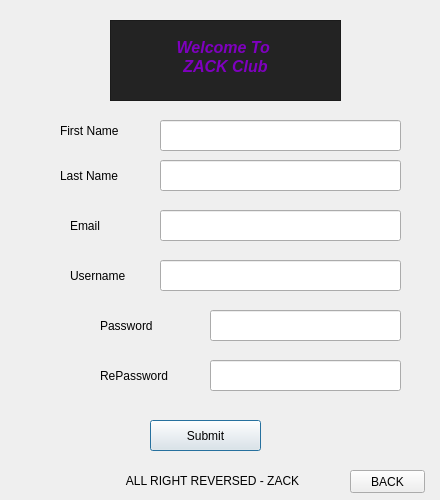
 <widget class="QDialog" name="Dialog">
  <property name="geometry">
   <rect>
    <x>0</x>
    <y>0</y>
    <width>440</width>
    <height>500</height>
   </rect>
  </property>
  <property name="windowTitle">
   <string>Dialog</string>
  </property>
  <property name="styleSheet">
   <string notr="true">/*
 * The MIT License (MIT)
 *
 * Copyright (c) &lt;2013-2014&gt; &lt;Colin Duquesnoy&gt;
 * Copyright (c) &lt;2017&gt; &lt;Michell Stuttgart&gt;
 *
 * Permission is hereby granted, free of charge, to any person obtaining a copy
 * of this software and associated documentation files (the &quot;Software&quot;), to deal
 * in the Software without restriction, including without limitation the rights
 * to use, copy, modify, merge, publish, distribute, sublicense, and/or sell
 * copies of the Software, and to permit persons to whom the Software is
 * furnished to do so, subject to the following conditions:

 * The above copyright notice and this permission notice shall be included in
 * all copies or substantial portions of the Software.

 * THE SOFTWARE IS PROVIDED &quot;AS IS&quot;, WITHOUT WARRANTY OF ANY KIND, EXPRESS OR
 * IMPLIED, INCLUDING BUT NOT LIMITED TO THE WARRANTIES OF MERCHANTABILITY,
 * FITNESS FOR A PARTICULAR PURPOSE AND NONINFRINGEMENT. IN NO EVENT SHALL THE
 * AUTHORS OR COPYRIGHT HOLDERS BE LIABLE FOR ANY CLAIM, DAMAGES OR OTHER
 * LIABILITY, WHETHER IN AN ACTION OF CONTRACT, TORT OR OTHERWISE, ARISING FROM,
 * OUT OF OR IN CONNECTION WITH THE SOFTWARE OR THE USE OR OTHER DEALINGS IN
 * THE SOFTWARE.
 */
QToolTip
{
     border: 1px solid black;
     background-color: #D1DBCB;
     padding: 1px;
     border-radius: 3px;
     opacity: 100;
}

QWidget
{
    color: #b1b1b1;
    background-color: #323232;
    selection-background-color:#323232;
    selection-color: black;
    background-clip: border;
    border-image: none;
    border: 0px transparent black;
    outline: 0;
}

QWidget:item:hover
{
    background-color: #D1DBCB;
    color: black;
}

QWidget:item:selected
{
    background-color: #D1DBCB;
    border: 0px
}

QCheckBox
{
    spacing: 5px;
    outline: none;
    color: #eff0f1;
    margin-bottom: 2px;
}

QCheckBox:disabled
{
    color: #76797C;
}

QCheckBox::indicator,QGroupBox::indicator
{
    width: 18px;
    height: 18px;
}

QGroupBox::indicator
{
    margin-left: 2px;
}

QCheckBox::indicator:unchecked
{
    image: url(:/qss_icons/rc/checkbox_unchecked.png);
}

QCheckBox::indicator:unchecked:hover,
QCheckBox::indicator:unchecked:focus,
QCheckBox::indicator:unchecked:pressed,
QGroupBox::indicator:unchecked:hover,
QGroupBox::indicator:unchecked:focus,
QGroupBox::indicator:unchecked:pressed
{
  border: none;
    image: url(:/qss_icons/rc/checkbox_unchecked_focus.png);
}

QCheckBox::indicator:checked
{
    image: url(:/qss_icons/rc/checkbox_checked.png);
}

QCheckBox::indicator:checked:hover,
QCheckBox::indicator:checked:focus,
QCheckBox::indicator:checked:pressed,
QGroupBox::indicator:checked:hover,
QGroupBox::indicator:checked:focus,
QGroupBox::indicator:checked:pressed
{
    border: none;
    image: url(:/qss_icons/rc/checkbox_checked_focus.png);
}


QCheckBox::indicator:indeterminate
{
    image: url(:/qss_icons/rc/checkbox_indeterminate.png);
}

QCheckBox::indicator:indeterminate:focus,
QCheckBox::indicator:indeterminate:hover,
QCheckBox::indicator:indeterminate:pressed
{
    image: url(:/qss_icons/rc/checkbox_indeterminate_focus.png);
}

QCheckBox::indicator:checked:disabled,
QGroupBox::indicator:checked:disabled
{
    image: url(:/qss_icons/rc/checkbox_checked_disabled.png);
}

QCheckBox::indicator:unchecked:disabled,
QGroupBox::indicator:unchecked:disabled
{
    image: url(:/qss_icons/rc/checkbox_unchecked_disabled.png);
}

QRadioButton
{
    spacing: 5px;
    outline: none;
    color: #eff0f1;
    margin-bottom: 2px;
}

QRadioButton:disabled
{
    color: #76797C;
}
QRadioButton::indicator
{
    width: 21px;
    height: 21px;
}

QRadioButton::indicator:unchecked
{
    image: url(:/qss_icons/rc/radio_unchecked.png);
}


QRadioButton::indicator:unchecked:hover,
QRadioButton::indicator:unchecked:focus,
QRadioButton::indicator:unchecked:pressed
{
    border: none;
    outline: none;
    image: url(:/qss_icons/rc/radio_unchecked_focus.png);
}

QRadioButton::indicator:checked
{
    border: none;
    outline: none;
    image: url(:/qss_icons/rc/radio_checked.png);
}

QRadioButton::indicator:checked:hover,
QRadioButton::indicator:checked:focus,
QRadioButton::indicator:checked:pressed
{
    border: none;
    outline: none;
    image: url(:/qss_icons/rc/radio_checked_focus.png);
}

QRadioButton::indicator:checked:disabled
{
    outline: none;
    image: url(:/qss_icons/rc/radio_checked_disabled.png);
}

QRadioButton::indicator:unchecked:disabled
{
    image: url(:/qss_icons/rc/radio_unchecked_disabled.png);
}


QMenuBar
{
    background-color: #323232;
    color: #D1DBCB;
}

QMenuBar::item
{
    background-color: #323232;
    background: transparent;
    /* padding: 2px 20px 2px 20px; */
}

QMenuBar::item:selected
{
    background: transparent;
    /* border: 1px solid #76797C; */
}

QMenuBar::item:pressed
{
    border: 0px solid #76797C;
    background-color: #D1DBCB;
    color: #000;
    margin-bottom:-1px;
    padding-bottom:1px;
}

QMenu
{
    background-color: #323232;
    /* border: 1px solid #76797C; */
    color: #eff0f1;
    /*margin: 2px; */
}

QMenu::icon
{
    /*margin: 5px;*/
}

QMenu::item
{
    padding: 2px 30px 2px 30px;
    /*margin-left: 5px;*/
    border: 1px solid transparent; /* reserve space for selection border */
}

QMenu::item:selected
{
    color: #000000;
}

QMenu::separator {
    height: 2px;
    background: #D1DBCB;
    margin-left: 10px;
    margin-right: 5px;
}

QMenu::indicator {
    width: 18px;
    height: 18px;
}

/* non-exclusive indicator = check box style indicator
   (see QActionGroup::setExclusive) */
QMenu::indicator:non-exclusive:unchecked {
    image: url(:/qss_icons/rc/checkbox_unchecked.png);
}

QMenu::indicator:non-exclusive:unchecked:selected {
    image: url(:/qss_icons/rc/checkbox_unchecked_disabled.png);
}

QMenu::indicator:non-exclusive:checked {
    image: url(:/qss_icons/rc/checkbox_checked.png);
}

QMenu::indicator:non-exclusive:checked:selected {
    image: url(:/qss_icons/rc/checkbox_checked_disabled.png);
}

/* exclusive indicator = radio button style indicator (see QActionGroup::setExclusive) */
QMenu::indicator:exclusive:unchecked {
    image: url(:/qss_icons/rc/radio_unchecked.png);
}

QMenu::indicator:exclusive:unchecked:selected {
    image: url(:/qss_icons/rc/radio_unchecked_disabled.png);
}

QMenu::indicator:exclusive:checked {
    image: url(:/qss_icons/rc/radio_checked.png);
}

QMenu::indicator:exclusive:checked:selected {
    image: url(:/qss_icons/rc/radio_checked_disabled.png);
}

QMenu::right-arrow {
    margin: 5px;
    image: url(:/qss_icons/rc/right_arrow.png)
}


QWidget:disabled
{
    color: #454545;
    background-color: #323232;
}

QAbstractItemView
{
    alternate-background-color: #323232;
    color: #eff0f1;
    border: 1px solid 3A3939;
    border-radius: 2px;
}

QWidget:focus, QMenuBar:focus,QToolBar:focus,QScrollAreaViewer:focus
{
    /* border: 2px solid #D1DBCB; */
}

QTabWidget:focus, QCheckBox:focus, QRadioButton:focus, QSlider:focus
{
    border: none;
}

QLineEdit
{
    background-color: #1e1e1e;
    selection-background-color: #D1DBCB;
    selection-color: black;
    padding: 5px;
    border-style: solid;
    border: 1px solid #76797C;
    border-radius: 2px;
    color: #eff0f1;
}

QGroupBox {
    border:1px solid #76797C;
    border-radius: 2px;
    margin-top: 20px;
}

QGroupBox::title {
    subcontrol-origin: margin;
    subcontrol-position: top center;
    padding-left: 10px;
    padding-right: 10px;
    padding-top: 10px;
}

QAbstractScrollArea
{
    border-radius: 0px;
    border: 0px solid #76797C;
    background-color: transparent;
}

QScrollBar:horizontal
{
    height: 15px;
    margin: 3px 15px 3px 15px;
    border: 1px transparent #2A2929;
    border-radius: 4px;
    background-color: #2A2929;
}

QScrollBar::handle:horizontal
{
    background-color: #605F5F;
    min-width: 5px;
    border-radius: 4px;
}

QScrollBar::add-line:horizontal
{
    margin: 0px 3px 0px 3px;
    border-image: url(:/qss_icons/rc/right_arrow_disabled.png);
    width: 10px;
    height: 10px;
    subcontrol-position: right;
    subcontrol-origin: margin;
}

QScrollBar::sub-line:horizontal
{
    margin: 0px 3px 0px 3px;
    border-image: url(:/qss_icons/rc/left_arrow_disabled.png);
    height: 10px;
    width: 10px;
    subcontrol-position: left;
    subcontrol-origin: margin;
}

QScrollBar::add-line:horizontal:hover,QScrollBar::add-line:horizontal:on
{
    border-image: url(:/qss_icons/rc/right_arrow.png);
    height: 10px;
    width: 10px;
    subcontrol-position: right;
    subcontrol-origin: margin;
}


QScrollBar::sub-line:horizontal:hover, QScrollBar::sub-line:horizontal:on
{
    border-image: url(:/qss_icons/rc/left_arrow.png);
    height: 10px;
    width: 10px;
    subcontrol-position: left;
    subcontrol-origin: margin;
}

QScrollBar::up-arrow:horizontal, QScrollBar::down-arrow:horizontal
{
    background: none;
}


QScrollBar::add-page:horizontal, QScrollBar::sub-page:horizontal
{
    background: none;
}

QScrollBar:vertical
{
    background-color: #2A2929;
    width: 15px;
    margin: 15px 3px 15px 3px;
    border: 1px transparent #2A2929;
    border-radius: 4px;
}

QScrollBar::handle:vertical
{
    background-color: #605F5F;
    min-height: 5px;
    border-radius: 4px;
}

QScrollBar::sub-line:vertical
{
    margin: 3px 0px 3px 0px;
    border-image: url(:/qss_icons/rc/up_arrow_disabled.png);
    height: 10px;
    width: 10px;
    subcontrol-position: top;
    subcontrol-origin: margin;
}

QScrollBar::add-line:vertical
{
    margin: 3px 0px 3px 0px;
    border-image: url(:/qss_icons/rc/down_arrow_disabled.png);
    height: 10px;
    width: 10px;
    subcontrol-position: bottom;
    subcontrol-origin: margin;
}

QScrollBar::sub-line:vertical:hover,QScrollBar::sub-line:vertical:on
{

    border-image: url(:/qss_icons/rc/up_arrow.png);
    height: 10px;
    width: 10px;
    subcontrol-position: top;
    subcontrol-origin: margin;
}


QScrollBar::add-line:vertical:hover, QScrollBar::add-line:vertical:on
{
    border-image: url(:/qss_icons/rc/down_arrow.png);
    height: 10px;
    width: 10px;
    subcontrol-position: bottom;
    subcontrol-origin: margin;
}

QScrollBar::up-arrow:vertical, QScrollBar::down-arrow:vertical
{
    background: none;
}


QScrollBar::add-page:vertical, QScrollBar::sub-page:vertical
{
    background: none;
}

QTextEdit
{
    background-color: #1e1e1e;
    color: #eff0f1;
    border: 1px solid #76797C;
}

QPlainTextEdit
{
    background-color: #1e1e1e;;
    color: #eff0f1;
    border-radius: 2px;
    border: 1px solid #76797C;
}

QHeaderView::section
{
    background-color: #76797C;
    color: #eff0f1;
    padding: 5px;
    border: 1px solid #76797C;
}

QSizeGrip {
    image: url(:/qss_icons/rc/sizegrip.png);
    width: 12px;
    height: 12px;
}


QMainWindow::separator
{
    background-color: #323232;
    color: white;
    padding-left: 4px;
    spacing: 2px;
    border: 1px dashed #76797C;
}

QMainWindow::separator:hover
{

    background-color: #787876;
    color: white;
    padding-left: 4px;
    border: 1px solid #76797C;
    spacing: 2px;
}


QMenu::separator
{
    height: 1px;
    background-color: #76797C;
    color: white;
    padding-left: 4px;
    margin-left: 10px;
    margin-right: 5px;
}

QFrame
{
    border-radius: 0px;
    /*border: 1px solid #76797C;*/
}


QFrame[frameShape=&quot;0&quot;]
{
    border-radius: 0px;
    border: 0px transparent #76797C;
}

QStackedWidget
{
    border: 1px transparent black;
}

QToolBar {
    border: 0px transparent #393838;
    background: 0px solid #323232;
    font-weight: bold;
}

QToolBar::handle:horizontal {
    image: url(:/qss_icons/rc/Hmovetoolbar.png);
}
QToolBar::handle:vertical {
    image: url(:/qss_icons/rc/Vmovetoolbar.png);
}
QToolBar::separator:horizontal {
    image: url(:/qss_icons/rc/Hsepartoolbar.png);
}
QToolBar::separator:vertical {
    image: url(:/qss_icons/rc/Vsepartoolbar.png);
}
QToolButton#qt_toolbar_ext_button {
    background: #58595a
}

QPushButton
{
	
    color: #eff0f1;
    background-color: #323232;
    border-width: 1px;
    border-color: #76797C;
    border-style: solid;
    padding: 5px;
    border-radius: 0px;
    outline: none;
}

QPushButton:disabled
{
    
	background-color: rgb(117, 0, 176);
    border-width: 1px;
    border-color: #454545;
    border-style: solid;
    padding-top: 5px;
    padding-bottom: 5px;
    padding-left: 10px;
    padding-right: 10px;
    border-radius: 2px;
    color: #454545;
}

QPushButton:focus {
    background-color: #D1DBCB;
    color: black;
}

QPushButton:pressed
{
    color: black;
    background-color: #D1DBCB;
    padding-top: -15px;
    padding-bottom: -17px;
}

QComboBox
{
    selection-background-color: #D1DBCB;
    background-color: #31363B;
    border-style: solid;
    border: 1px solid #76797C;
    border-radius: 2px;
    padding: 5px;
    min-width: 75px;
}

QPushButton:checked{
    background-color: #76797C;
    border-color: #6A6969;
}

QComboBox:hover,QPushButton:hover,QAbstractSpinBox:hover,QLineEdit:hover,QTextEdit:hover,QPlainTextEdit:hover,QAbstractView:hover,QTreeView:hover
{
    border: 1px solid #D1DBCB;
}

QComboBox:on
{
    padding-top: 0px;
    padding-left: 4px;
    selection-background-color: #4a4a4a;
}

QComboBox QAbstractItemView
{
    background-color: #1e1e1e;
    border-radius: 2px;
    border: 1px solid #76797C;
    selection-background-color: #D1DBCB;
}

QComboBox::drop-down
{
    subcontrol-origin: padding;
    subcontrol-position: top right;
    width: 15px;

    border-left-width: 0px;
    border-left-color: darkgray;
    border-left-style: solid;
    border-top-right-radius: 3px;
    border-bottom-right-radius: 3px;
}

QComboBox::down-arrow
{
    image: url(:/qss_icons/rc/down_arrow_disabled.png);
}

QComboBox::down-arrow:on, QComboBox::down-arrow:hover,
QComboBox::down-arrow:focus
{
    image: url(:/qss_icons/rc/down_arrow.png);
}

QAbstractSpinBox {
    padding: 2px;
    margin: 2px;
    background-color: #1e1e1e;
    color: #eff0f1;
    border-radius: 0px;
    min-width: 75px;
    selection-background-color: #D1DBCB;
    selection-color: black;
}

QAbstractSpinBox:up-button
{
    background-color: transparent;
    subcontrol-origin: border;
    subcontrol-position: center right;
}

QAbstractSpinBox:down-button
{
    background-color: transparent;
    subcontrol-origin: border;
    subcontrol-position: center left;
}

QAbstractSpinBox::up-arrow,QAbstractSpinBox::up-arrow:disabled,QAbstractSpinBox::up-arrow:off {
    image: url(:/qss_icons/rc/up_arrow_disabled.png);
    width: 10px;
    height: 10px;
}
QAbstractSpinBox::up-arrow:hover
{
    image: url(:/qss_icons/rc/up_arrow.png);
}


QAbstractSpinBox::down-arrow,QAbstractSpinBox::down-arrow:disabled,QAbstractSpinBox::down-arrow:off
{
    image: url(:/qss_icons/rc/down_arrow_disabled.png);
    width: 10px;
    height: 10px;
}
QAbstractSpinBox::down-arrow:hover
{
    image: url(:/qss_icons/rc/down_arrow.png);
}


QLabel
{
    border: 0px solid black;
    margin-left: 2px;
    margin-right: 2px;
    color: #D1DBCB;
}

QTabWidget{
    border: 0px transparent black;
}

QTabWidget::pane {
    border: 1px solid #76797C;
    padding: 5px;
    margin: 0px;
}

QTabWidget::tab-bar {
    left: 5px; /* move to the right by 5px */
}

QTabBar
{
    qproperty-drawBase: 0;
    border-radius: 3px;
}

QTabBar::focus
{
    border: 0px transparent black;
    color: black;
}

QTabBar::hover
{
    border: 0px transparent black;
    color: black;
}

QTabBar::close-button  {
    image: url(:/qss_icons/rc/close.png);
    background: transparent;
}

QTabBar::close-button:hover
{
    image: url(:/qss_icons/rc/close-hover.png);
    background: transparent;
}

QTabBar::close-button:pressed {
    image: url(:/qss_icons/rc/close-pressed.png);
    background: transparent;
}

/* TOP TABS */
QTabBar::tab:top {
    color: #eff0f1;
    border: 1px solid #76797C;
    border-bottom: 1px transparent black;
    background-color: #323232;
    padding: 5px;
    min-width: 50px;
    border-top-left-radius: 2px;
    border-top-right-radius: 2px;
}

QTabBar::tab:top:!selected
{
    color: #eff0f1;
    background-color: #54575B;
    border: 1px solid #76797C;
    border-bottom: 1px transparent black;
    border-top-left-radius: 2px;
    border-top-right-radius: 2px;
}

QTabBar::tab:top:!selected:hover {
    background-color: #D1DBCB;
    color: black;
}

/* BOTTOM TABS */
QTabBar::tab:bottom {
    color: #eff0f1;
    border: 1px solid #76797C;
    border-top: 1px transparent black;
    background-color: #323232;
    padding: 5px;
    border-bottom-left-radius: 2px;
    border-bottom-right-radius: 2px;
    min-width: 50px;
}

QTabBar::tab:bottom:!selected
{
    color: #eff0f1;
    background-color: #54575B;
    border: 1px solid #76797C;
    border-top: 1px transparent black;
    border-bottom-left-radius: 2px;
    border-bottom-right-radius: 2px;
}

QTabBar::tab:bottom:!selected:hover {
    background-color: #D1DBCB;
    color: black;
}

/* LEFT TABS */
QTabBar::tab:left {
    color: #eff0f1;
    border: 1px solid #76797C;
    border-left: 1px transparent black;
    background-color: #323232;
    padding: 5px;
    border-top-right-radius: 2px;
    border-bottom-right-radius: 2px;
    min-height: 50px;
}

QTabBar::tab:left:!selected
{
    color: #eff0f1;
    background-color: #54575B;
    border: 1px solid #76797C;
    border-left: 1px transparent black;
    border-top-right-radius: 2px;
    border-bottom-right-radius: 2px;
}

QTabBar::tab:left:!selected:hover {
    background-color: #D1DBCB;
    color: black;
}


/* RIGHT TABS */
QTabBar::tab:right {
    color: #eff0f1;
    border: 1px solid #76797C;
    border-right: 1px transparent black;
    background-color: #323232;
    padding: 5px;
    border-top-left-radius: 2px;
    border-bottom-left-radius: 2px;
    min-height: 50px;
}

QTabBar::tab:right:!selected
{
    color: #eff0f1;
    background-color: #54575B;
    border: 1px solid #76797C;
    border-right: 1px transparent black;
    border-top-left-radius: 2px;
    border-bottom-left-radius: 2px;
}

QTabBar::tab:right:!selected:hover {
    background-color: #D1DBCB;
    color: black;
}

QTabBar QToolButton::right-arrow:enabled {
     image: url(:/qss_icons/rc/right_arrow.png);
 }

 QTabBar QToolButton::left-arrow:enabled {
     image: url(:/qss_icons/rc/left_arrow.png);
 }

QTabBar QToolButton::right-arrow:disabled {
     image: url(:/qss_icons/rc/right_arrow_disabled.png);
 }

 QTabBar QToolButton::left-arrow:disabled {
     image: url(:/qss_icons/rc/left_arrow_disabled.png);
 }


QDockWidget {
    background: #323232;
    border: 1px solid #403F3F;
    titlebar-close-icon: url(:/qss_icons/rc/close.png);
    titlebar-normal-icon: url(:/qss_icons/rc/undock.png);
}

QDockWidget::close-button, QDockWidget::float-button {
    border: 1px solid transparent;
    border-radius: 2px;
    background: transparent;
}

QDockWidget::close-button:hover, QDockWidget::float-button:hover {
    background: rgba(255, 255, 255, 10);
}

QDockWidget::close-button:pressed, QDockWidget::float-button:pressed {
    padding: 1px -1px -1px 1px;
    background: rgba(255, 255, 255, 10);
}

QTreeView, QListView
{
    border: 1px solid #76797C;
    background-color: #1e1e1e;
}

QTreeView:branch:selected, QTreeView:branch:hover
{
    background: url(:/qss_icons/rc/transparent.png);
}

QTreeView::branch:has-siblings:!adjoins-item {
    border-image: url(:/qss_icons/rc/transparent.png);
}

QTreeView::branch:has-siblings:adjoins-item {
    border-image: url(:/qss_icons/rc/transparent.png);
}

QTreeView::branch:!has-children:!has-siblings:adjoins-item {
    border-image: url(:/qss_icons/rc/transparent.png);
}

QTreeView::branch:has-children:!has-siblings:closed,
QTreeView::branch:closed:has-children:has-siblings {
    image: url(:/qss_icons/rc/branch_closed.png);
}

QTreeView::branch:open:has-children:!has-siblings,
QTreeView::branch:open:has-children:has-siblings  {
    image: url(:/qss_icons/rc/branch_open.png);
}

QTreeView::branch:has-children:!has-siblings:closed:hover,
QTreeView::branch:closed:has-children:has-siblings:hover {
    image: url(:/qss_icons/rc/branch_closed-on.png);
    }

QTreeView::branch:open:has-children:!has-siblings:hover,
QTreeView::branch:open:has-children:has-siblings:hover  {
    image: url(:/qss_icons/rc/branch_open-on.png);
    }

QListView::item:!selected:hover, QTreeView::item:!selected:hover  {
    background: #848383;
    outline: 0;
    color: #eff0f1;
}

QListView::item:selected:hover, QTreeView::item:selected:hover  {
    background: #D1DBCB;
}

QSlider::groove:horizontal {
    border: 1px solid #565a5e;
    height: 4px;
    background: #565a5e;
    margin: 0px;
    border-radius: 2px;
}

QSlider::handle:horizontal {
    background: #D1DBCB;
    border: 1px solid #999999;
    width: 10px;
    height: 10px;
    margin: -5px 0;
}

QSlider::add-page:qlineargradient {
    background: #595858;
    border-top-right-radius: 5px;
    border-bottom-right-radius: 5px;
    border-top-left-radius: 0px;
    border-bottom-left-radius: 0px;
}

QSlider::sub-page::qlineargradient:horizontal {
    background:  #D1DBCB;
    border-top-right-radius: 0px;
    border-bottom-right-radius: 0px;
    border-top-left-radius: 5px;
    border-bottom-left-radius: 5px;
}

QSlider::groove:vertical {
    border: 1px solid #565a5e;
    width: 4px;
    background: #565a5e;
    margin: 0px;
    border-radius: 3px;
}

QSlider::handle:vertical {
    background: #D1DBCB;
    border: 1px solid #999999;
    width: 10px;
    height: 10px;
    margin: 0 -5px;
}

QToolButton {
    color: #D1DBCB;
    background-color: transparent;
    border: 0px transparent #76797C;
    border-radius: 0px;
    padding: 1px;
    margin-right: 5px;
}

QToolButton[popupMode=&quot;1&quot;] { /* only for MenuButtonPopup */
 padding-right: 20px; /* make way for the popup button */
 border: 1px #76797C;
 border-radius: 0px;
}

QToolButton[popupMode=&quot;2&quot;] { /* only for InstantPopup */
 padding-right: 10px; /* make way for the popup button */
 border: 0px #76797C;
}


QToolButton:hover, QToolButton::menu-button:hover {
    background-color: transparent;
    border: 1px solid #D1DBCB;
    padding: 2px;
}

QToolButton:checked, QToolButton:pressed,
        QToolButton::menu-button:pressed {
    color: black;
    background-color: #D1DBCB;
    border: 0px solid #D1DBCB;
    padding: 2px;
}

/* the subcontrol below is used only in the InstantPopup or DelayedPopup mode */
QToolButton::menu-indicator {
    image: url(:/qss_icons/rc/down_arrow.png);
    top: -7px; left: -2px; /* shift it a bit */
}

/* the subcontrols below are used only in the MenuButtonPopup mode */
QToolButton::menu-button {
    border: 1px transparent #76797C;
    border-top-right-radius: 6px;
    border-bottom-right-radius: 6px;
    /* 16px width + 4px for border = 20px allocated above */
    width: 16px;
    outline: none;
}

QToolButton::menu-arrow {
    image: url(:/qss_icons/rc/down_arrow.png);
}

QToolButton::menu-arrow:open {
    border: 1px solid #76797C;
}

QPushButton::menu-indicator  {
    subcontrol-origin: padding;
    subcontrol-position: bottom right;
    left: 8px;
}

QTableView
{
    border: 1px solid #76797C;
    gridline-color: #323232;
    background-color: #1e1e1e;
}


QTableView, QHeaderView
{
    border-radius: 0px;
}

QTableView::item:pressed, QListView::item:pressed, QTreeView::item:pressed  {
    background: #D1DBCB;
    color: black;
}

QTableView::item:selected:active, QTreeView::item:selected:active, QListView::item:selected:active  {
    background: #D1DBCB;
    color: black;
}

QHeaderView
{
    background-color: #323232;
    border: 1px transparent;
    border-radius: 0px;
    margin: 0px;
    padding: 0px;

}

QHeaderView::section  {
    background-color: #323232;
    color: #eff0f1;
    padding: 5px;
    border: 1px solid #76797C;
    border-radius: 0px;
    text-align: center;
}

QHeaderView::section::vertical::first, QHeaderView::section::vertical::only-one
{
    border-top: 1px solid #76797C;
}

QHeaderView::section::vertical
{
    border-top: transparent;
}

QHeaderView::section::horizontal::first, QHeaderView::section::horizontal::only-one
{
    border-left: 1px solid #76797C;
}

QHeaderView::section::horizontal
{
    border-left: transparent;
}


QHeaderView::section:checked
 {
    color: white;
    background-color: #848383;
 }

 /* style the sort indicator */
QHeaderView::down-arrow {
    image: url(:/qss_icons/rc/down_arrow.png);
}

QHeaderView::up-arrow {
    image: url(:/qss_icons/rc/up_arrow.png);
}


QTableCornerButton::section {
    background-color: #323232;
    border: 1px transparent #76797C;
    border-radius: 0px;
}

QToolBox  {
    padding: 5px;
    border: 1px transparent black;
}

QToolBox::tab {
    color: #eff0f1;
    background-color: #323232;
    border: 1px solid #76797C;
    border-bottom: 1px transparent #323232;
    border-top-left-radius: 5px;
    border-top-right-radius: 5px;
}

QToolBox::tab:selected { /* italicize selected tabs */
    font: italic;
    background-color: #323232;
    border-color: #D1DBCB;
 }

QStatusBar::item {
    border: 0px transparent dark;
    margin: 0px;
    border: 0px;
 }


QFrame[height=&quot;3&quot;], QFrame[width=&quot;3&quot;] {
    background-color: #76797C;
}


QSplitter::handle {
    border: 1px dashed #76797C;
}

QSplitter::handle:hover {
    background-color: #787876;
    border: 1px solid #76797C;
}

QSplitter::handle:horizontal {
    width: 1px;
}

QSplitter::handle:vertical {
    height: 1px;
}

QProgressBar {
    border: 1px solid #76797C;
    border-radius: 5px;
    text-align: center;
}

QProgressBar::chunk {
    background-color: #D1DBCB;
}

QDateEdit
{
    selection-background-color: #D1DBCB;
    border-style: solid;
    border: 1px solid #CEE343;
    border-radius: 2px;
    padding: 1px;
    min-width: 75px;
}

QDateEdit:on
{
    padding-top: 3px;
    padding-left: 4px;
    selection-background-color: #4a4a4a;
}

QDateEdit QAbstractItemView
{
    background-color: #1e1e1e;
    border-radius: 2px;
    border: 1px solid #3375A3;
    selection-background-color: #D1DBCB;
}

QDateEdit::drop-down
{
    subcontrol-origin: padding;
    subcontrol-position: top right;
    width: 15px;
    border-left-width: 0px;
    border-left-color: darkgray;
    border-left-style: solid;
    border-top-right-radius: 3px;
    border-bottom-right-radius: 3px;
}

QDateEdit::down-arrow
{
    image: url(:/qss_icons/rc/down_arrow_disabled.png);
}

QDateEdit::down-arrow:on, QDateEdit::down-arrow:hover,
QDateEdit::down-arrow:focus
{
    image: url(:/qss_icons/rc/down_arrow.png);
}

</string>
  </property>
  <widget class="QTextBrowser" name="textBrowser">
   <property name="geometry">
    <rect>
     <x>110</x>
     <y>20</y>
     <width>231</width>
     <height>81</height>
    </rect>
   </property>
   <property name="styleSheet">
    <string notr="true">QTextBrowser{
	color: rgb(127, 0, 191);
	background-color: rgb(35, 35, 35);
}
</string>
   </property>
   <property name="html">
    <string>&lt;!DOCTYPE HTML PUBLIC &quot;-//W3C//DTD HTML 4.0//EN&quot; &quot;http://www.w3.org/TR/REC-html40/strict.dtd&quot;&gt;
&lt;html&gt;&lt;head&gt;&lt;meta name=&quot;qrichtext&quot; content=&quot;1&quot; /&gt;&lt;style type=&quot;text/css&quot;&gt;
p, li { white-space: pre-wrap; }
&lt;/style&gt;&lt;/head&gt;&lt;body style=&quot; font-family:'MS Shell Dlg 2'; font-size:8.25pt; font-weight:400; font-style:normal;&quot;&gt;
&lt;p align=&quot;center&quot; style=&quot;-qt-paragraph-type:empty; margin-top:0px; margin-bottom:0px; margin-left:0px; margin-right:0px; -qt-block-indent:0; text-indent:0px;&quot;&gt;&lt;br /&gt;&lt;/p&gt;
&lt;p align=&quot;center&quot; style=&quot; margin-top:0px; margin-bottom:0px; margin-left:0px; margin-right:0px; -qt-block-indent:0; text-indent:0px;&quot;&gt;&lt;span style=&quot; font-size:12pt; font-weight:600; font-style:italic;&quot;&gt;Welcome To &lt;/span&gt;&lt;/p&gt;
&lt;p align=&quot;center&quot; style=&quot; margin-top:0px; margin-bottom:0px; margin-left:0px; margin-right:0px; -qt-block-indent:0; text-indent:0px;&quot;&gt;&lt;span style=&quot; font-size:12pt; font-weight:600; font-style:italic;&quot;&gt;ZACK Club&lt;/span&gt;&lt;/p&gt;&lt;/body&gt;&lt;/html&gt;</string>
   </property>
  </widget>
  <widget class="QLineEdit" name="lineEdit_firstname">
   <property name="geometry">
    <rect>
     <x>160</x>
     <y>120</y>
     <width>241</width>
     <height>31</height>
    </rect>
   </property>
  </widget>
  <widget class="QLineEdit" name="LineEdit_lastname">
   <property name="geometry">
    <rect>
     <x>160</x>
     <y>160</y>
     <width>241</width>
     <height>31</height>
    </rect>
   </property>
  </widget>
  <widget class="QLineEdit" name="lineEdit_email">
   <property name="geometry">
    <rect>
     <x>160</x>
     <y>210</y>
     <width>241</width>
     <height>31</height>
    </rect>
   </property>
   <property name="toolTip">
    <string>enter valid email</string>
   </property>
  </widget>
  <widget class="QLineEdit" name="lineEdit_username">
   <property name="geometry">
    <rect>
     <x>160</x>
     <y>260</y>
     <width>241</width>
     <height>31</height>
    </rect>
   </property>
   <property name="toolTip">
    <string>should not contain space</string>
   </property>
  </widget>
  <widget class="QLabel" name="label">
   <property name="geometry">
    <rect>
     <x>60</x>
     <y>120</y>
     <width>91</width>
     <height>21</height>
    </rect>
   </property>
   <property name="text">
    <string>First Name</string>
   </property>
  </widget>
  <widget class="QLabel" name="label_2">
   <property name="geometry">
    <rect>
     <x>60</x>
     <y>165</y>
     <width>61</width>
     <height>21</height>
    </rect>
   </property>
   <property name="text">
    <string>Last Name</string>
   </property>
  </widget>
  <widget class="QLabel" name="label_3">
   <property name="geometry">
    <rect>
     <x>70</x>
     <y>215</y>
     <width>61</width>
     <height>21</height>
    </rect>
   </property>
   <property name="text">
    <string>Email</string>
   </property>
  </widget>
  <widget class="QLabel" name="label_4">
   <property name="geometry">
    <rect>
     <x>70</x>
     <y>260</y>
     <width>71</width>
     <height>31</height>
    </rect>
   </property>
   <property name="text">
    <string>Username</string>
   </property>
  </widget>
  <widget class="QLineEdit" name="lineEdit_password">
   <property name="geometry">
    <rect>
     <x>210</x>
     <y>310</y>
     <width>191</width>
     <height>31</height>
    </rect>
   </property>
   <property name="toolTip">
    <string>should contain 8 char</string>
   </property>
  </widget>
  <widget class="QLineEdit" name="lineEdit_repassword">
   <property name="geometry">
    <rect>
     <x>210</x>
     <y>360</y>
     <width>191</width>
     <height>31</height>
    </rect>
   </property>
   <property name="toolTip">
    <string>repeat password</string>
   </property>
  </widget>
  <widget class="QLabel" name="label_5">
   <property name="geometry">
    <rect>
     <x>100</x>
     <y>310</y>
     <width>91</width>
     <height>31</height>
    </rect>
   </property>
   <property name="text">
    <string>Password</string>
   </property>
  </widget>
  <widget class="QLabel" name="label_6">
   <property name="geometry">
    <rect>
     <x>100</x>
     <y>360</y>
     <width>91</width>
     <height>31</height>
    </rect>
   </property>
   <property name="text">
    <string>RePassword</string>
   </property>
  </widget>
  <widget class="QPushButton" name="pushButton_submit">
   <property name="geometry">
    <rect>
     <x>150</x>
     <y>420</y>
     <width>111</width>
     <height>31</height>
    </rect>
   </property>
   <property name="text">
    <string>Submit</string>
   </property>
  </widget>
  <widget class="QLabel" name="label_7">
   <property name="geometry">
    <rect>
     <x>90</x>
     <y>470</y>
     <width>211</width>
     <height>21</height>
    </rect>
   </property>
   <property name="text">
    <string>           ALL RIGHT REVERSED - ZACK</string>
   </property>
  </widget>
  <widget class="QPushButton" name="pushButton_back">
   <property name="geometry">
    <rect>
     <x>350</x>
     <y>470</y>
     <width>75</width>
     <height>23</height>
    </rect>
   </property>
   <property name="text">
    <string>BACK</string>
   </property>
  </widget>
 </widget>
